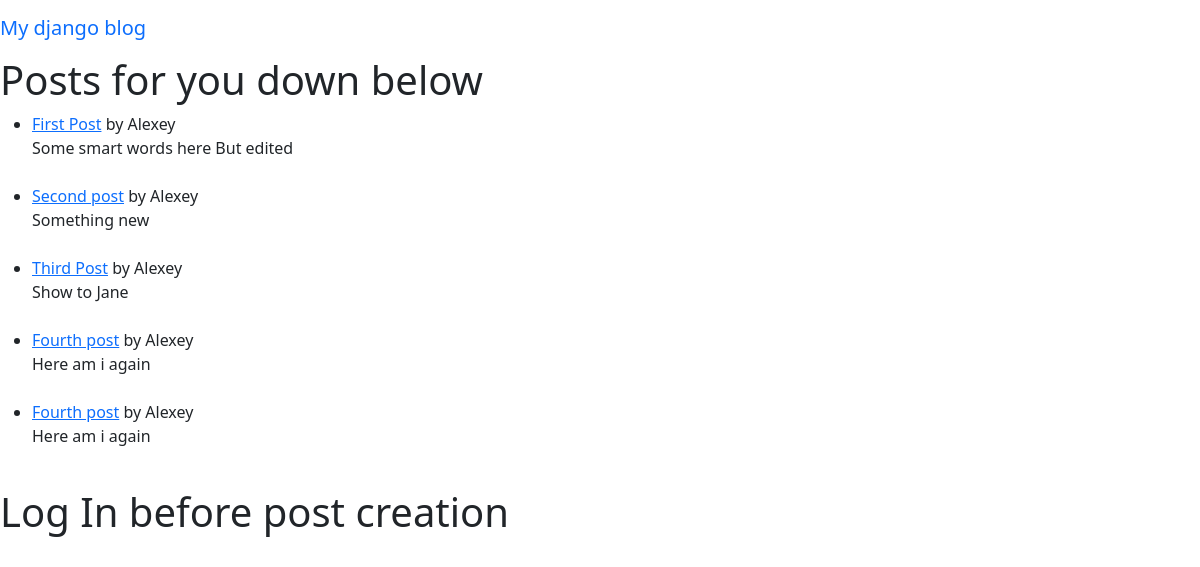
/post/, run on an earlier commit of the app's database.
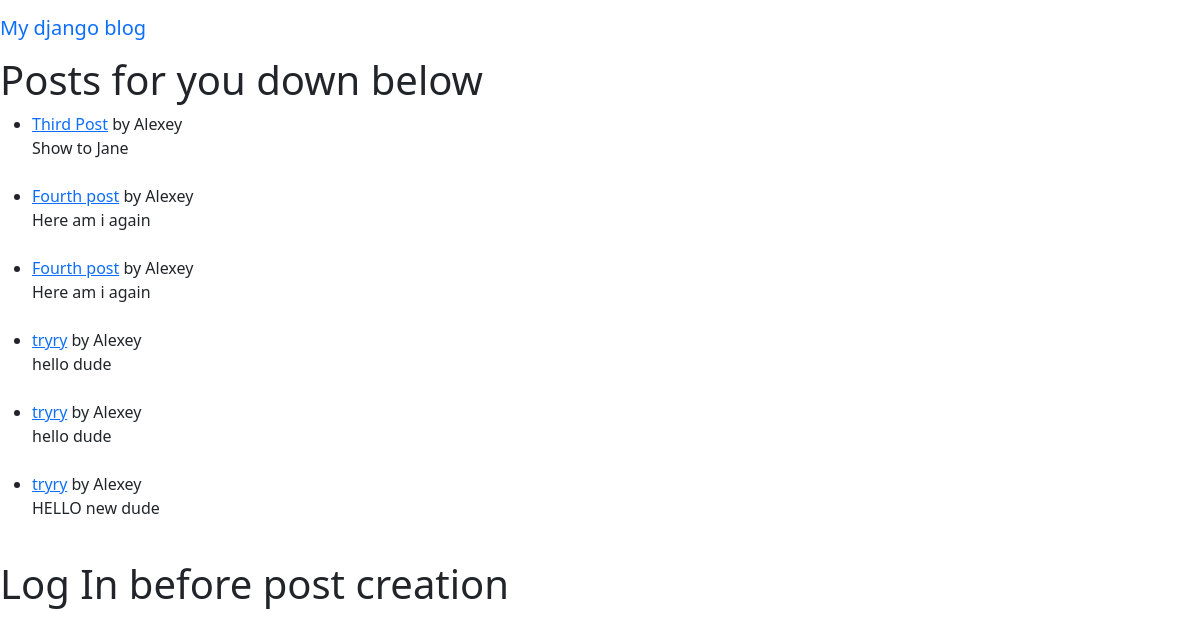
And on a later commit of the database.
### blog/models.py (models this page shows, shortened)
class Post(models.Model):
    author = models.ForeignKey(User, on_delete=models.CASCADE)
    title = models.CharField(max_length=255)
    content = models.TextField()
    is_public = models.BooleanField(default=True)
    class Meta:
        permissions = [
            ("view_private_posts", "Can view private posts"),
        ]

### blog/views.py (the view, shortened to what this page needs)
# urls.py: path("", ListPostsView.as_view(), name="home"),
class ListPostsView(APIView):
    renderer_classes = [TemplateHTMLRenderer]
    def get(self, request):
        form = None
        if request.user.has_perm("blog.add_post"):
            form = PostForm()
        if request.user.has_perm("blog.view_private_posts"):
            displayed_posts = Post.objects.all()
        else:
            displayed_posts = Post.objects.filter(is_public=True).all()
        return Response({'posts': displayed_posts, "form": form},
                        template_name="home.html")

### blog/templates/home.html (shortened to what this page needs)
{% extends "base.html" %}
{% block content %}
<h1> Posts for you down below </h1>
<ul>
    {%for post in posts %}
    <li>
        <a href="{% url 'post_detail' post.pk %}"> {{post.title}}</a>
        by {{post.author.first_name}}
        <div>{{post.content}}</div>
    </li>
    {%endfor%}
</ul>
{% if form %}
    <h1> Create post </h1>
    <form method="POST">
        {% csrf_token %}
        {{form.as_p}}
        <button class="btn btn-secondary"> Post </button>
    </form>
{% else %}
    <h1> Log In before post creation</h1>
{% endif %}
{% endblock %}

### blog/templates/base.html (shortened to what this page needs)
<!doctype html>
<html lang="en">
  <head>
    <link href="https://cdn.jsdelivr.net/npm/bootstrap@5.1.3/dist/css/bootstrap.min.css" rel="stylesheet">
  </head>
  <body>
      <nav class="navbar navbar-expand-lg">
        <a class="navbar-brand" href="{% url 'home' %}"> My django blog</a>
      </nav>
      {% block content %}
      {% endblock %}
  </body>
</html>

What changed in the data, as far as the page shows it:
removed Post: title "First Post", author.first_name "Alexey", content "Some smart words here But edited"
no longer on this page (row edited): Post: title "Second post", author.first_name "Alexey", content "Something new"
added Post: title "tryry", author.first_name "Alexey", content "hello dude"
added Post: title "tryry", author.first_name "Alexey", content "hello dude"
added Post: title "tryry", author.first_name "Alexey", content "HELLO new dude"
